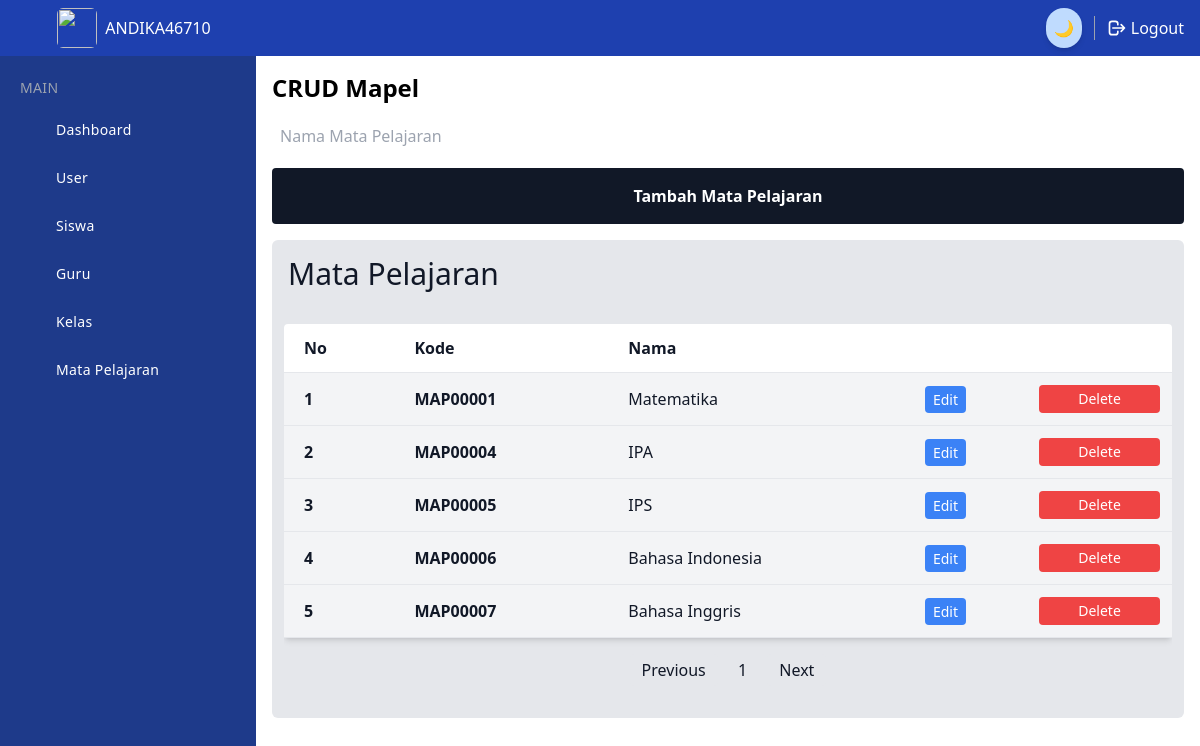
Screenshot of /dashboard/admin/crud-mapel.php (signed in) with the database file from the repository.
### tables this page shows
CREATE TABLE `mata_pelajaran` (
  `id` int NOT NULL,
  `kode_mapel` varchar(10) DEFAULT NULL,
  `nama` varchar(255) NOT NULL
);

### dashboard/admin/crud-mapel.php (the view, shortened to what this page needs)
<?php
include '../../config/koneksi.php';
$perPage = 5;
$query = "SELECT COUNT(*) as total FROM mata_pelajaran";
$totalData = mysqli_fetch_assoc(mysqli_query($koneksi, $query))['total'];
$lastPage = ceil($totalData / $perPage);
$currentPage = $_GET['page'] ?? 1;
$start = ($currentPage - 1) * $perPage;
$query = "SELECT * FROM mata_pelajaran LIMIT $start, $perPage";
$resultMapel = mysqli_query($koneksi, $query);
$nomor = ($currentPage - 1) * $perPage + 1;
?>
<!DOCTYPE html>
<html lang="en">
<head>
    <script src="https://cdn.tailwindcss.com"></script>
    <script src="../../config/tailwind.config.js"></script>
</head>
<body>
    <div x-data="setup()" :class="{ 'dark': isDark }">
        <div class="min-h-screen flex flex-col flex-auto flex-shrink-0 antialiased bg-white dark:bg-gray-700 text-black dark:text-white">
            <?php include '../header.php' ?>
            <?php include '../sidebar.php' ?>
            <div class="h-full ml-14 mt-14 mb-10 md:ml-64">
                <div class="container p-4">
                    <h1 class="text-2xl font-bold mb-4">CRUD Mapel</h1>
                    <form method="post" class="mb-4 rounded text-black dark:text-white">
                        <div class="grid grid-cols-1 lg:grid-cols-2 gap-4">
                            <input type="text" name="nama" placeholder="Nama Mata Pelajaran" required class="rounded px-2 py-1 bg-white dark:bg-gray-900">
                        </div>
                        <button type="submit" name="submit" class="w-full p-4 mt-4 bg-gray-900 hover:bg-gray-800 text-white font-bold rounded">Tambah Mata Pelajaran</button>
                    </form>
                    <div class="text-gray-900 bg-gray-200 dark:bg-gray-900 dark:text-gray-100 rounded-md">
                        <div class="p-4 flex">
                            <h1 class="text-3xl">
                                Mata Pelajaran
                            </h1>
                        </div>
                        <div class="px-3 py-4 flex justify-center">
                            <div class="overflow-x-auto w-full">
                                <table class="w-full text-md bg-white dark:bg-gray-800 shadow-md rounded mb-4">
                                    <tr class="border-b">
                                        <th class="text-left p-3 px-5">No</th>
                                        <th class="text-left p-3 px-5">Kode</th>
                                        <th class="text-left p-3 px-5">Nama</th>
                                        <th class="text-left"></th>
                                        <th class="text-left"></th>
                                    </tr>
                                    <tbody>
                                        <?php while ($mapel = mysqli_fetch_assoc($resultMapel)) : ?>
                                            <tr class="border-b hover:bg-orange-100 bg-gray-100 dark:bg-gray-800 dark:hover:bg-gray-700 dark:border-gray-700">
                                                <td class="p-3 px-5 font-bold"><?php echo $nomor++; ?></td>
                                                <td class="p-3 px-5 font-bold"><?php echo $mapel['kode_mapel']; ?></td>
                                                <td class="p-3 px-5"><?php echo $mapel['nama']; ?></td>
                                                <td class="p-3">
                                                    <a href="edit-mapel.php?id=<?php echo $mapel['id']; ?>" class="text-sm bg-blue-500 hover:bg-blue-700 text-white py-1 px-2 rounded focus:outline-none focus:shadow-outline w-full text-center">Edit</a>
                                                </td>
                                                <form method="post">
                                                    <td class="p-3">
                                                        <button type="submit" name="delete" class="text-sm bg-red-500 hover:bg-red-700 text-white py-1 px-2 rounded focus:outline-none focus:shadow-outline w-full">Delete</button>
                                                    </td>
                                                </form>
                                            </tr>
                                        <?php endwhile; ?>
                                    </tbody>
                                </table>
                                <div x-data="{ currentPage: <?php echo $currentPage; ?>, lastPage: <?php echo $lastPage; ?> }" class="text-center m-4 dark:text-black">
                                    <a x-bind:href="'?page=' + (currentPage > 1 ? currentPage - 1 : 1)" class="inline-block bg-gray-200 hover:bg-gray-300 rounded px-3 py-1 mr-2">
                                        <button @click="currentPage = currentPage > 1 ? currentPage - 1 : 1" class="focus:outline-none">Previous</button>
                                    </a>
                                    <span x-text="currentPage" class="mx-2 dark:text-white"></span>
                                    <a x-bind:href="'?page=' + (currentPage < lastPage ? currentPage + 1 : lastPage)" class="inline-block bg-gray-200 hover:bg-gray-300 rounded px-3 py-1 ml-2">
                                        <button @click="currentPage = currentPage < lastPage ? currentPage + 1 : lastPage" class="focus:outline-none">Next</button>
                                    </a>
                                </div>
                            </div>
                        </div>
                    </div>
                </div>
            </div>
        </div>
    </div>
</body>
</html>

### rows the page displays
mata_pelajaran: kode_mapel "MAP00001", nama "Matematika"
mata_pelajaran: kode_mapel "MAP00004", nama "IPA"
mata_pelajaran: kode_mapel "MAP00005", nama "IPS"
mata_pelajaran: kode_mapel "MAP00006", nama "Bahasa Indonesia"
mata_pelajaran: kode_mapel "MAP00007", nama "Bahasa Inggris"

### other values shown
$_SESSION['nama'] "ANDIKA46710"
$item['label'] "Dashboard"
$item['label'] "User"
$item['label'] "Siswa"
$item['label'] "Guru"
$item['label'] "Kelas"
$item['label'] "Mata Pelajaran"
